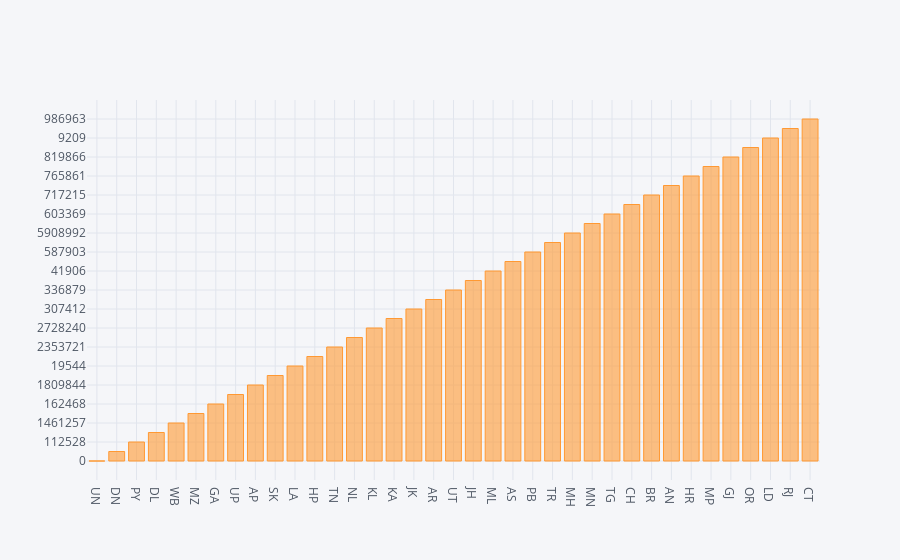

The notebook cell saved with this chart:
### Markdown cell above
###### Graphical Represantaion

### Code cell
#Pandas vis
#df.plot(kind='bar',x='statecode',y='confirmed')
#plt.show()
#Plotly
df.iplot(kind='bar',x='statecode',y='confirmed')

### Figure 1 — Plotly figure (JSON) as saved in the notebook; plotly's stock layout.template omitted (floating-point values rounded to 4 significant figures)
{"data": [{"marker": {"color": "rgba(255, 153, 51, 0.6)", "line": {"color": "rgba(255, 153, 51, 1.0)", "width": 1}}, "name": "confirmed", "orientation": "v", "text": "", "type": "bar", "x": ["UN", "DN", "PY", "DL", "WB", "MZ", "GA", "UP", "AP", "SK", "LA", "HP", "TN", "NL", "KL", "KA", "JK", "AR", "UT", "JH", "ML", "AS", "PB", "TR", "MH", "MN", "TG", "CH", "BR", "AN", "HR", "MP", "GJ", "OR", "LD", "RJ", "CT"], "y": ["0", "10465", "112528", "1431139", "1461257", "15266", "162468", "1702624", "1809844", "18414", "19544", "198550", "2353721", "23644", "2728240", "2765134", "307412", "31282", "336879", "343458", "41906", "457330", "587903", "59083", "5908992", "59852", "603369", "61110", "717215", "7261", "765861", "788183", "819866", "851782", "9209", "949684", "986963"]}], "layout": {"legend": {"bgcolor": "#F5F6F9", "font": {"color": "#4D5663"}}, "paper_bgcolor": "#F5F6F9", "plot_bgcolor": "#F5F6F9", "title": {"font": {"color": "#4D5663"}}, "xaxis": {"gridcolor": "#E1E5ED", "showgrid": true, "tickfont": {"color": "#4D5663"}, "title": {"font": {"color": "#4D5663"}, "text": ""}, "zerolinecolor": "#E1E5ED"}, "yaxis": {"gridcolor": "#E1E5ED", "showgrid": true, "tickfont": {"color": "#4D5663"}, "title": {"font": {"color": "#4D5663"}, "text": ""}, "zerolinecolor": "#E1E5ED"}}}
